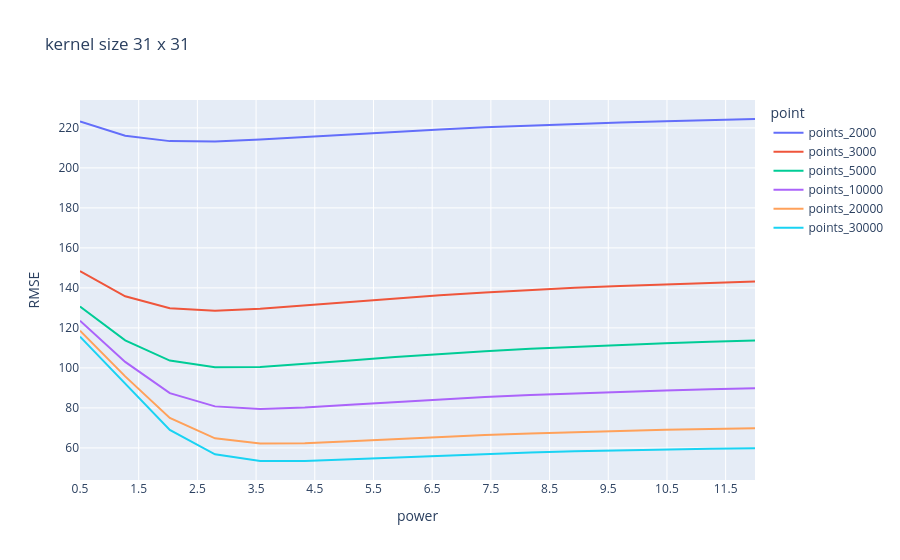

The notebook cell this image was saved under:
### Code cell
df1 = pd.DataFrame()
df1['power'] = channels
df1['RMSE'] = pixel
df1['point'] = points

fig = px.line(df1, x="power", y="RMSE", color='point', title="kernel size 31 x 31")
fig.update_layout(
    xaxis = dict(
        tickmode = 'linear',
        tick0 = 0.5,
        dtick = 1
    )
)

fig.show()

### Figure 1 — Plotly figure (JSON) as saved in the notebook; plotly's stock layout.template omitted (floating-point values rounded to 4 significant figures)
{"data": [{"hovertemplate": "point=points_2000<br>power=%{x}<br>RMSE=%{y}<extra></extra>", "legendgroup": "points_2000", "line": {"color": "#636efa", "dash": "solid"}, "marker": {"symbol": "circle"}, "mode": "lines", "name": "points_2000", "orientation": "v", "showlegend": true, "type": "scatter", "x": [0.5, 1.27, 2.03, 2.8, 3.57, 4.33, 5.1, 5.87, 6.63, 7.4, 8.17, 8.93, 9.7, 10.47, 11.23, 12], "xaxis": "x", "y": [223.2, 216.1, 213.4, 213.2, 214.2, 215.5, 216.8, 218.1, 219.2, 220.3, 221.2, 222.0, 222.7, 223.4, 223.9, 224.4], "yaxis": "y"}, {"hovertemplate": "point=points_3000<br>power=%{x}<br>RMSE=%{y}<extra></extra>", "legendgroup": "points_3000", "line": {"color": "#EF553B", "dash": "solid"}, "marker": {"symbol": "circle"}, "mode": "lines", "name": "points_3000", "orientation": "v", "showlegend": true, "type": "scatter", "x": [0.5, 1.27, 2.03, 2.8, 3.57, 4.33, 5.1, 5.87, 6.63, 7.4, 8.17, 8.93, 9.7, 10.47, 11.23, 12], "xaxis": "x", "y": [148.4, 135.8, 129.9, 128.6, 129.5, 131.2, 133.0, 134.8, 136.3, 137.7, 139.0, 140.0, 141.0, 141.8, 142.6, 143.3], "yaxis": "y"}, {"hovertemplate": "point=points_5000<br>power=%{x}<br>RMSE=%{y}<extra></extra>", "legendgroup": "points_5000", "line": {"color": "#00cc96", "dash": "solid"}, "marker": {"symbol": "circle"}, "mode": "lines", "name": "points_5000", "orientation": "v", "showlegend": true, "type": "scatter", "x": [0.5, 1.27, 2.03, 2.8, 3.57, 4.33, 5.1, 5.87, 6.63, 7.4, 8.17, 8.93, 9.7, 10.47, 11.23, 12], "xaxis": "x", "y": [130.7, 113.8, 103.7, 100.3, 100.5, 101.9, 103.7, 105.4, 107.0, 108.4, 109.6, 110.6, 111.6, 112.4, 113.1, 113.7], "yaxis": "y"}, {"hovertemplate": "point=points_10000<br>power=%{x}<br>RMSE=%{y}<extra></extra>", "legendgroup": "points_10000", "line": {"color": "#ab63fa", "dash": "solid"}, "marker": {"symbol": "circle"}, "mode": "lines", "name": "points_10000", "orientation": "v", "showlegend": true, "type": "scatter", "x": [0.5, 1.27, 2.03, 2.8, 3.57, 4.33, 5.1, 5.87, 6.63, 7.4, 8.17, 8.93, 9.7, 10.47, 11.23, 12], "xaxis": "x", "y": [123.6, 103.0, 87.4, 80.76, 79.46, 80.21, 81.57, 82.99, 84.28, 85.44, 86.45, 87.31, 88.07, 88.74, 89.32, 89.84], "yaxis": "y"}, {"hovertemplate": "point=points_20000<br>power=%{x}<br>RMSE=%{y}<extra></extra>", "legendgroup": "points_20000", "line": {"color": "#FFA15A", "dash": "solid"}, "marker": {"symbol": "circle"}, "mode": "lines", "name": "points_20000", "orientation": "v", "showlegend": true, "type": "scatter", "x": [0.5, 1.27, 2.03, 2.8, 3.57, 4.33, 5.1, 5.87, 6.63, 7.4, 8.17, 8.93, 9.7, 10.47, 11.23, 12], "xaxis": "x", "y": [118.6, 95.77, 74.94, 64.78, 62.15, 62.34, 63.34, 64.47, 65.5, 66.43, 67.23, 67.91, 68.5, 69.02, 69.46, 69.85], "yaxis": "y"}, {"hovertemplate": "point=points_30000<br>power=%{x}<br>RMSE=%{y}<extra></extra>", "legendgroup": "points_30000", "line": {"color": "#19d3f3", "dash": "solid"}, "marker": {"symbol": "circle"}, "mode": "lines", "name": "points_30000", "orientation": "v", "showlegend": true, "type": "scatter", "x": [0.5, 1.27, 2.03, 2.8, 3.57, 4.33, 5.1, 5.87, 6.63, 7.4, 8.17, 8.93, 9.7, 10.47, 11.23, 12], "xaxis": "x", "y": [115.6, 92.25, 69.01, 56.78, 53.49, 53.45, 54.3, 55.29, 56.2, 57.0, 57.7, 58.28, 58.78, 59.2, 59.57, 59.89], "yaxis": "y"}], "layout": {"legend": {"title": {"text": "point"}, "tracegroupgap": 0}, "title": {"text": "kernel size 31 x 31"}, "xaxis": {"anchor": "y", "domain": [0, 1], "dtick": 1, "tick0": 0.5, "tickmode": "linear", "title": {"text": "power"}}, "yaxis": {"anchor": "x", "domain": [0, 1], "title": {"text": "RMSE"}}}}
